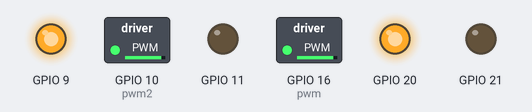
Simulated run of this program. Board: Raspberry Pi (BCM pin numbers). Parts: switched loads named in the program (green lamp = pin HIGH), output pins drawn as LEDs (lit = HIGH).

Above: at 0.05 s.
At 6.0 s:
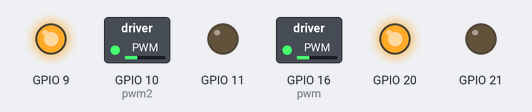
Timing chart, 0 to 7.8 s (numbered marks = the images above):
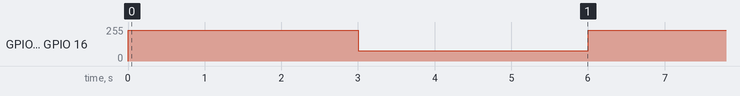

Measured:
- by itself, GPIO 10 (pwm2), GPIO 16 (pwm): alternates 230/255 for 3.0 s and 77/255 for 3.0 s

The program:

MotorTest.py
```python
import RPi.GPIO as GPIO
import time

GPIO.setmode(GPIO.BCM)
GPIO.setup(16,GPIO.OUT)
GPIO.setup(20,GPIO.OUT)
GPIO.setup(21,GPIO.OUT)

GPIO.setup(10,GPIO.OUT)
GPIO.setup(9,GPIO.OUT)
GPIO.setup(11,GPIO.OUT)

#创建一个 pwm 实例，需要两个参数，第一个是 GPIO 引脚号，这里用 2 脚,因为 2 脚与 A Enable 相连。
#第二个是频率(HZ)
pwm = GPIO.PWM(16,80)
pwm2 = GPIO.PWM(10,80)
# 以输出 90%占空比开始
pwm.start(90)
pwm2.start(90)

GPIO.output(20,True)
GPIO.output(21,False)
GPIO.output(9,True)
GPIO.output(11,False)
#  输出 90% 占空比的方波 3 秒，输出 30% 占空比的方波 3秒。如此往复。可以明显看到电机转速的变化。
while True:
    pwm.ChangeDutyCycle(90)
    pwm2.ChangeDutyCycle(90)
    time.sleep(3)
    pwm2.ChangeDutyCycle(30)
    pwm.ChangeDutyCycle(30)
    time.sleep(3)
```
